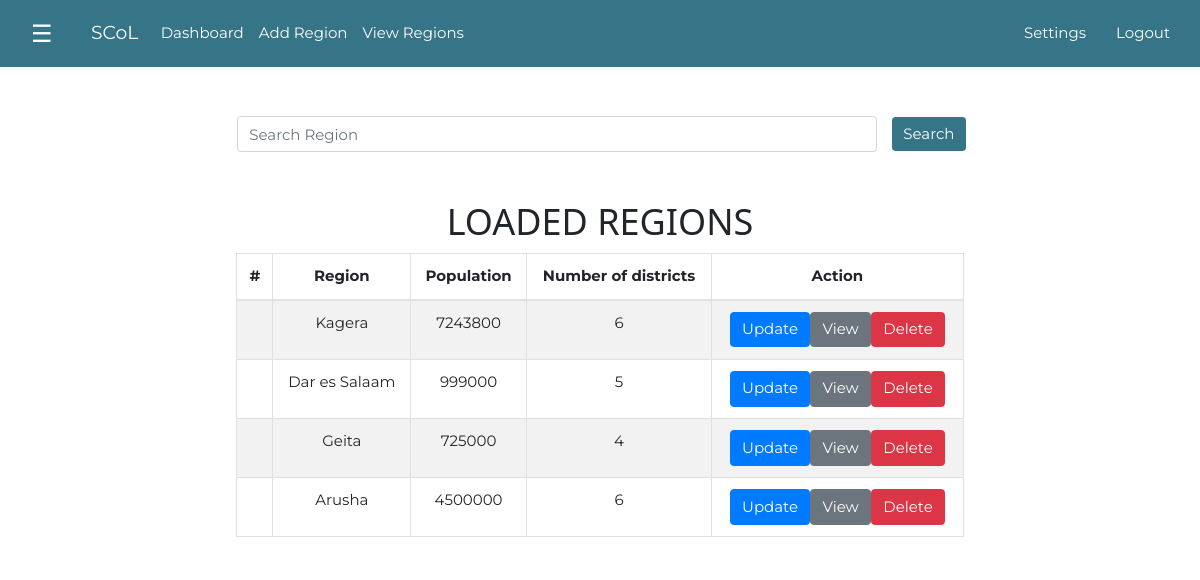
Screenshot of /view-all/ with the database file from the repository.
### demo_app/models.py (models this page shows, shortened)
class ourData(models.Model):
    region_list = (
        ('','Select region'),
        ('Arusha','Arusha'),
        ('Dar es Salaam','Dar es Salaam'),
        ('Dodoma','Dodoma'),
        ('Geita','Geita'),
        ('Iringa','Iringa'),('Kagera','Kagera'),
        ('Katavi','Katavi'),
        ('Kigoma','Kigoma'),
        ('Kilimanjaro','Kilimanjaro'),
        ('Lindi','Lindi'),
        ('Manyara','Manyara'),
        ('Mara','Mara'),
        ('Mbeya','Mbeya'),
        ('Morogoro','Morogoro'),
        ('Mtwara','Mtwara'),
        ('Njombe','Njombe'),
        ('Pemba North','Pemba North'),
        ('Pemba South','Pemba South'),
        ('Pwani','Pwani'),
        ('Rukwa','Rukwa'),
        ('Ruvuma','Ruvuma'),
        ('Shinyanga','Shinyanga'),
        ('Simiyu','Simiyu'),
        ('Singida','Singida'),
        ('Tabora','Tabora'),
        ('Tanga','Tanga'),
        ('Zanzibar North','Zanzibar North'),
        ('Zanzibar South','Zanzibar South'),
        ('Zanzibar Central','Zanzibar Central'),
        ('Zanzibar West','Zanzibar West')
    )
    region = models.CharField(choices = region_list, max_length=50)
    population = models.PositiveIntegerField(default = 0)
    number_of_district = models.PositiveIntegerField(default = 0)
    class Meta:
        verbose_name_plural = "Regional Lists"

### demo_app/views.py (the view)
# urls.py: path('view-all/', views.home_view, name='home_view'),
def home_view(request):
    get_data = ourData.objects.all().order_by('-id')
    myTemplate = 'demo/home.html'
    context = {
        'myData' : get_data
    }
    return render(request, myTemplate, context)

### demo_app/templates/demo/home.html (shortened to what this page needs)
{% extends 'demo/base.html' %}
{% load crispy_forms_tags %}
{% block content%}
<div class="outer_container">
          <div class="container">
            <form class="form-inline mt-5 ml-2" action="" method="GET">
              <div class=" mx-sm-3 mb-2">
                <input type="text" class="form-control" name = "q" placeholder="Search Region">
              </div>
              <button type="submit" class="btn btn-primary btnColor mb-2">Search</button>
            </form>
            <div class="row">
                <div class="col-md-8 offset-md-2">
                    <div class="contents">
                        <h1 class="">LOADED REGIONS</h1>
                        <table class="table table-striped table-bordered table-hover  table-condensed">
                          <tr>
                            <thead>
                                    <th>#</th>
                                    <th>Region</th>
                                    <th>Population</th>
                                    <th>Number of districts</th>
                                    <th>Action</th>
                            </thead>
                          </tr>
                            <tbody>
                              {% if myData %}
                                {% for data in myData %}
                                <tr>
                                    <td></td>
                                    <td>{{data.region}}</td>
                                    <td>{{data.population}}</td>
                                    <td>{{data.number_of_district}}</td>
                                    <td>
                                        <div class="btn-group" role="group" aria-label="Basic example">
                                          <a href="{% url 'update_region' data.id %}"><button type="button" class="btn btn-primary">Update</button></a>
                                          <a href="{% url 'view_region' data.id %}"><button type="button" class="btn btn-secondary">View</button></a>
                                          <a href="{% url 'delete_region' data.id %}"><button type="button" class="btn btn-danger">Delete</button></a>
                                        </div>
                                    </td>
                                </tr>
                                {% endfor %}
                            {% else %}
                                <h1 class="w3-center">NO DATA TO BE LOADED</h1>
                            {% endif %}
                            </tbody>
                        </table>
                    </div>
                </div>
            </div>
        </div>
    </div>
{% endblock%}

### demo_app/templates/demo/base.html (shortened to what this page needs)
<!DOCTYPE html>
<html lang="en">
<head>
    {% load staticfiles %}
      <link rel="stylesheet" href="{% static 'css/bootstrap.min.css' %}">
      <link rel="stylesheet" href="{% static 'css/w3.css' %}">
      <link rel="stylesheet" href="{% static 'css/style.css' %}">
</head>
<body>
      <div id="main">
        <div class="w3-teal">
          <div class="w3-container">
            <nav class="navbar navbar-expand-lg fixed-top">
              <button id="openNav" class="w3-button w3-xlarge" onclick="w3_open()">&#9776;</button>
              <a class="navbar-brand ml-4" href="{% url 'dashboard_view' %}">SCoL</a>
              <div class="collapse navbar-collapse" id="navbarSupportedContent">
                <ul class="navbar-nav mr-auto">
                  <li class="nav-item active">
                    <a class="nav-link" href="{% url 'dashboard_view' %}">Dashboard</a>
                  </li>
                  <li class="nav-item">
                    <a class="nav-link" href="{% url 'add_region' %}">Add Region</a>
                  </li>
                  <li class="nav-item">
                    <a class="nav-link" href="{% url 'home_view' %}">View Regions</a>
                  </li>
                </ul>
                <form class="form-inline my-2 my-lg-0">
                    <a class="nav-link" href="#">Settings</a>
                    <a class="nav-link" href="#">Logout</a>
                </form>
              </div>
            </nav>
          </div>
        </div>
        <div class="w3-container">
            {% block content %}{% endblock %}
        </div>
      </div>
</body>
</html>

### demo_app/static/css/w3.css (style rules this page uses)
html { box-sizing:border-box }
*,*:before,*:after { box-sizing:inherit }
html { -ms-text-size-adjust:100%;-webkit-text-size-adjust:100% }
body { margin:0 }
article,aside,details,figcaption,figure,footer,header,main,menu,nav,section { display:block }
a { background-color:transparent }
button,input,select,textarea,optgroup { font:inherit;margin:0 }
button,input { overflow:visible }
button,select { text-transform:none }
button,[type=button],[type=reset],[type=submit] { -webkit-appearance:button }
html,body { font-family:Verdana,sans-serif;font-size:15px;line-height:1.5 }
html { overflow-x:hidden }
h1 { font-size:36px }
h1,h2,h3,h4,h5,h6 { font-family:"Segoe UI",Arial,sans-serif;font-weight:400;margin:10px 0 }
a { color:inherit }
.w3-btn,.w3-button { border:none;display:inline-block;padding:8px 16px;vertical-align:middle;overflow:hidden;text-decoration:none;color:inherit;background-color:inherit;text-align:center;cursor:pointer;white-space:nowrap }
.w3-btn,.w3-button { -webkit-touch-callout:none;-webkit-user-select:none;-khtml-user-select:none;-moz-user-select:none;-ms-user-select:none;user-select:none }
.w3-main,#main { transition:margin-left .4s }
.w3-container:after,.w3-container:before,.w3-panel:after,.w3-panel:before,.w3-row:after,.w3-row:before,.w3-row-padding:after,.w3-row-padding:before, .w3-cell-row:before,.w3-cell-row:after,.w3-clear:after,.w3-clear:before,.w3-bar:before,.w3-bar:after { content:"";display:table;clear:both }
.w3-container,.w3-panel { padding:0.01em 16px }
.w3-xlarge { font-size:24px!important }
.w3-teal,.w3-hover-teal:hover { color:#fff!important;background-color:#009688!important }

### demo_app/static/css/style.css (style rules this page uses)
.navbar { background-color: #367588; }
body { font-family: "Montserrat", sans-serif; transition: background-color .5s; }
.w3-teal { background: #367588; }
#main { transition: margin-left .5s; padding: 16px; }
.outer_container .container form { margin-left: 175px !important; margin-top: 100px !important; }
.outer_container .container form input { width: 640px; }
.btnColor { background: #367588; border: 0px; }
.outer_container .container .row .contents { margin-left: 0px !important; margin-top: 40px !important; text-align: center; }

### rows the page displays
ourData: region "Kagera", population "7243800", number_of_district "6"
ourData: region "Dar es Salaam", population "999000", number_of_district "5"
ourData: region "Geita", population "725000", number_of_district "4"
ourData: region "Arusha", population "4500000", number_of_district "6"
